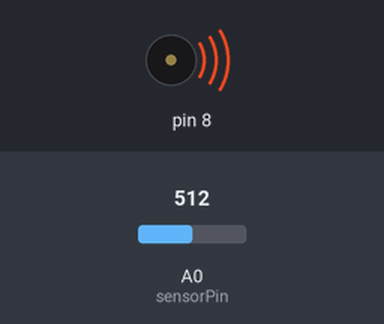
Recording of a sketch running on a simulated Arduino Uno, built with avr-gcc and run on an emulated ATmega328P. On the bench: buzzer (waves = sounding). Inputs (shaded band) come from the test bench; at power-on: A0 (sensorPin) = 512. What the sketch prints to the serial monitor is not drawn.

Above: at 1.2 s.
1.3 s: A0 (sensorPin) set to 306
3.3 s: A0 (sensorPin) set to 122
Timing chart, 0 to 6.3 s (numbered marks = the images above; inputs shaded):
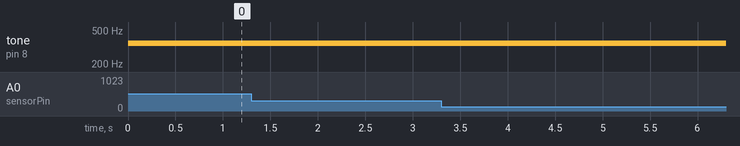

The sketch:

Temp_Sensor_Test.ino
```cpp
const int sensorPin = A0;
float baselineTemp = .0;

//Note values
int notes[] = {262, 294, 330, 349};

void setup() {
  Serial.begin(9600);
}

void loop() {
  int sensorVal = analogRead(sensorPin);

  Serial.print("Sensor Value: ");
  Serial.print(sensorVal);

  float voltage = (sensorVal / 1024.0) * 5.0;

  Serial.print(", Volts: ");
  Serial.print(voltage);

  Serial.print(", degrees C: ");

  //Convert volt to temp
  float temp = (voltage - .5) * 100;
  Serial.print(temp);

  //Set notes to temperature margins
  if (temp < baselineTemp-2) {
    tone(8, notes[0]);
  }
  else if (temp >= baselineTemp + 1 && temp < baselineTemp + 3) {
    tone(8, notes[1]);
  }
  else if (temp >= baselineTemp + 3 && temp < baselineTemp + 5) {
    tone(8, notes[2]);
  }
  else if (temp >= baselineTemp + 5) {
    tone(8, notes[3]);
  }
  else {
    noTone(8);
  }
  delay(10);
}
```

Measured:
- after the input at 1.3 s, every drawn part: stays the same
- after the input at 3.3 s, every drawn part: stays the same
